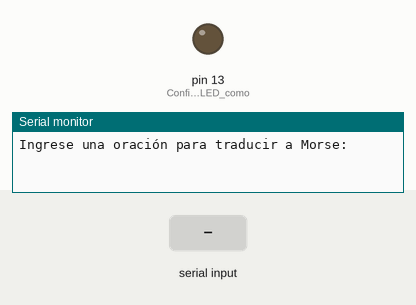
A sketch run on a simulated Arduino Uno, built with avr-gcc and run on an emulated ATmega328P. Shown: output pins drawn as LEDs (lit = HIGH), the last lines printed to the serial monitor. The inputs (shaded band) are chosen by the test bench.

Above: at 1.2 s.
1.3 s: "Y\n" received over Serial
At 1.7 s:
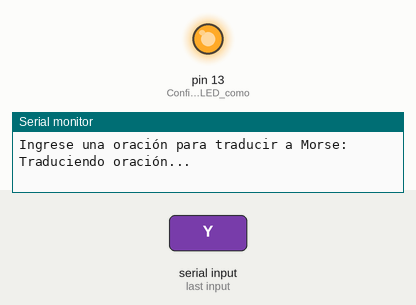
4.3 s: "N\n" received over Serial
Timing chart, 0 to 7.3 s (numbered marks = the images above; inputs shaded):
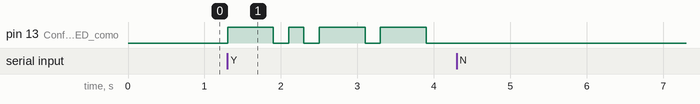

The sketch:

morse_to_led.ino
```cpp
// Mapa de Código Morse
const char *morse[] = {
  ".-", "-...", "-.-.", "-..", ".", "..-.", "--.", "....", "..", ".---",
  "-.-", ".-..", "--", "-.", "---", ".--.", "--.-", ".-.", "...", "-",
  "..-", "...-", ".--", "-..-", "-.--", "--.."
};

bool waitingForResponse = false;

void setup() {
  Serial.begin(9600); // Inicializa la comunicación serie a 9600 baudios
  pinMode(LED_BUILTIN, OUTPUT); // Configura el pin LED como salida
  Serial.println("Ingrese una oración para traducir a Morse:");
}

void loop() {
  if (Serial.available() > 0) {
    String input = Serial.readStringUntil('\n'); // Lee la entrada del usuario
    input.trim(); // Elimina espacios en blanco al principio y al final

    if (waitingForResponse) {
      if (input.equalsIgnoreCase("Y")) {
        Serial.println("Y: Ingrese una oración para traducir a Morse:");
        waitingForResponse = false;
      } else if (input.equalsIgnoreCase("N")) {
        Serial.println("N: Programa terminado.");
        while (true); // Detener el programa
      } else {
        Serial.println("Respuesta no válida. ¿Quiere traducir otra oración? (Y/N):");
      }
    } else {
      input.toUpperCase(); // Convierte la oración a mayúsculas
      Serial.println("Traduciendo oración...");
      translateToMorse(input);
      Serial.println("¿Quiere traducir otra oración? (Y/N):");
      waitingForResponse = true;
    }
  }
}

void translateToMorse(String sentence) {
  for (int i = 0; i < sentence.length(); i++) {
    char c = sentence.charAt(i);
    if (c >= 'A' && c <= 'Z') {
      flashMorse(morse[c - 'A']);
    } else if (c == ' ') {
      delay(700); // Pausa para espacio entre palabras
    }
  }
  Serial.println("Traducción completada.");
}

void flashMorse(const char *code) {
  while (*code) {
    if (*code == '.') {
      digitalWrite(LED_BUILTIN, HIGH);
      delay(200); // Punto: LED encendido por 200 ms
      digitalWrite(LED_BUILTIN, LOW);
      delay(200); // Espacio entre puntos y rayas
    } else if (*code == '-') {
      digitalWrite(LED_BUILTIN, HIGH);
      delay(600); // Raya: LED encendido por 600 ms
      digitalWrite(LED_BUILTIN, LOW);
      delay(200); // Espacio entre puntos y rayas
    }
    code++;
  }
  delay(600); // Pausa entre letras
}
```

Measured:
- after the input at 1.3 s, pin 13 (Configura_el_pin_LED_como): LOW → HIGH at once, → LOW 0.60 s later, → HIGH 0.20 s later, → LOW 0.20 s later, … (8 changes in this stretch)
